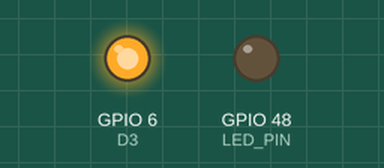
A program run on a simulated ESP32. On the bench: output pins drawn as LEDs (lit = HIGH). Pins used as bus, display or sensor lines are not drawn.

Above: at 3.9 s.
At 8.9 s:
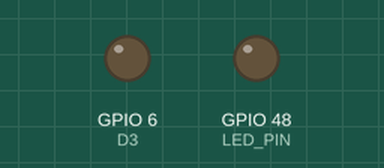
Timing chart, 0 to 13.0 s (numbered marks = the images above):
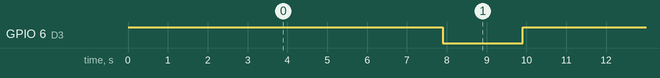

Measured:
- by itself, GPIO 6 (D3): alternates HIGH for 8.0 s and LOW for 2.0 s

The program:

main.cpp
```cpp
#include "scheduler.h"
#include <Arduino.h>
#include "freertos/FreeRTOS.h"
#include "freertos/task.h"


void TIMER_ISR(void *pvParameters){
  while(1){
    SCH_Update();
    vTaskDelay(100);
  }
}

#define LED_PIN 48
#define D3 6
#define D4 7
#define D5 8
#define D6 9

void red_green_on(){
  digitalWrite(D3, HIGH);
  digitalWrite(D4, HIGH);
  digitalWrite(D5, HIGH);
  digitalWrite(D6, LOW);
}

void red_yellow_on(){
  digitalWrite(D3, HIGH);
  digitalWrite(D4, HIGH);
  digitalWrite(D5, LOW);
  digitalWrite(D6, HIGH);
}

void green_red_on(){
  digitalWrite(D3, HIGH);
  digitalWrite(D4, LOW);
  digitalWrite(D5, HIGH);
  digitalWrite(D6, HIGH);
}

void yellow_red_on(){
  digitalWrite(D3, LOW);
  digitalWrite(D4, HIGH);
  digitalWrite(D5, HIGH);
  digitalWrite(D6, HIGH);
}

void setup(){
  xTaskCreate(TIMER_ISR, "TIMER_ISR", 2048, NULL, 2, NULL);
    // put your setup code here, to run once:
  pinMode(LED_PIN, OUTPUT);
  pinMode(D3, OUTPUT);
  pinMode(D4, OUTPUT);
  pinMode(D5, OUTPUT);
  pinMode(D6, OUTPUT);
  SCH_Init();
  //SCH_Add_Task(task, 0, 100);
  SCH_Add_Task(red_green_on, 0, 100);
  SCH_Add_Task(red_yellow_on, 30, 100);
  SCH_Add_Task(green_red_on, 50, 100);
  SCH_Add_Task(yellow_red_on, 80, 100);

}

void loop() {
  SCH_Dispatch_Tasks();
}
```

scheduler.cpp
```cpp
#include "scheduler.h"

// Global instance
Scheduler scheduler;

Scheduler::Scheduler() {
    SCH_Init();
}

void Scheduler::SCH_Init() {
    for (uint8_t i = 0; i < MAX_TASKS; ++i) {
        tasks[i] = Task();
    }
}

void Scheduler::SCH_Update() {
    if (tasks[0].pTask && tasks[0].runMe == 0) {
        if (tasks[0].delay > 0) {
            tasks[0].delay--;
        }
        if (tasks[0].delay == 0) {
            tasks[0].runMe = 1;
        }
    }
}

uint32_t Scheduler::SCH_Add_Task(void (*pFunction)(), uint32_t delay, uint32_t period) {
    uint8_t index = 0;
    uint32_t sumDelay = 0;
    uint32_t newDelay = 0;

    for (index = 0; index < MAX_TASKS; ++index) {
        sumDelay += tasks[index].delay;
        if (sumDelay > delay) {
            newDelay = delay - (sumDelay - tasks[index].delay);
            tasks[index].delay = sumDelay - delay;

            for (int i = MAX_TASKS - 1; i > index; --i) {
                tasks[i] = tasks[i - 1];
            }

            tasks[index].pTask = pFunction;
            tasks[index].delay = newDelay;
            tasks[index].period = period;
            tasks[index].runMe = (newDelay == 0) ? 1 : 0;
            tasks[index].taskID = Get_New_Task_ID();

            return tasks[index].taskID;
        } else if (!tasks[index].pTask) {
            tasks[index].pTask = pFunction;
            tasks[index].delay = delay - sumDelay;
            tasks[index].period = period;
            tasks[index].runMe = (tasks[index].delay == 0) ? 1 : 0;
            tasks[index].taskID = Get_New_Task_ID();

            return tasks[index].taskID;
        }
    }
    return NO_TASK_ID;
}

uint8_t Scheduler::SCH_Delete_Task(uint32_t taskID) {
    for (uint8_t i = 0; i < MAX_TASKS; ++i) {
        if (tasks[i].taskID == taskID) {
            if (i != 0 && i < MAX_TASKS - 1 && tasks[i + 1].pTask) {
                tasks[i + 1].delay += tasks[i].delay;
            }

            for (uint8_t j = i; j < MAX_TASKS - 1; ++j) {
                tasks[j] = tasks[j + 1];
            }
            tasks[MAX_TASKS - 1] = Task(); // Clear last task
            return 1;
        }
    }
    return 0;
}

void Scheduler::SCH_Dispatch_Tasks() {
    if (tasks[0].runMe > 0) {
        (*tasks[0].pTask)();
        tasks[0].runMe = 0;

        Task temp = tasks[0];
        SCH_Delete_Task(temp.taskID);

        if (temp.period != 0) {
            SCH_Add_Task(temp.pTask, temp.period, temp.period);
        }
    }
}

uint32_t Scheduler::Get_New_Task_ID() {
    newTaskID++;
    if (newTaskID == NO_TASK_ID) {
        newTaskID++;
    }
    return newTaskID;
}

// C-style API Wrappers
void SCH_Init() {
    scheduler.SCH_Init();
}

void SCH_Update() {
    scheduler.SCH_Update();
}

uint32_t SCH_Add_Task(void (*pFunction)(), uint32_t delay, uint32_t period) {
    return scheduler.SCH_Add_Task(pFunction, delay, period);
}

uint8_t SCH_Delete_Task(uint32_t taskID) {
    return scheduler.SCH_Delete_Task(taskID);
}

void SCH_Dispatch_Tasks() {
    scheduler.SCH_Dispatch_Tasks();
}
```

scheduler.h
```cpp
#ifndef SCHEDULER_H_
#define SCHEDULER_H_

#include <cstdint>

class Scheduler {
public:
    static const uint8_t MAX_TASKS = 10;
    static const uint32_t NO_TASK_ID = 0;

    Scheduler();
    void SCH_Init();
    void SCH_Update();
    uint32_t SCH_Add_Task(void (*pFunction)(), uint32_t delay, uint32_t period);
    uint8_t SCH_Delete_Task(uint32_t taskID);
    void SCH_Dispatch_Tasks();

private:
    struct Task {
        void (*pTask)(void) = nullptr;
        uint32_t delay = 0;
        uint32_t period = 0;
        uint8_t runMe = 0;
        uint32_t taskID = 0;
    };

    Task tasks[MAX_TASKS];
    uint32_t newTaskID = 0;

    uint32_t Get_New_Task_ID();
};

// Global instance and C-style API
extern Scheduler scheduler;

void SCH_Init();
void SCH_Update();
uint32_t SCH_Add_Task(void (*pFunction)(), uint32_t delay, uint32_t period);
uint8_t SCH_Delete_Task(uint32_t taskID);
void SCH_Dispatch_Tasks();

#endif // SCHEDULER_H_
```
